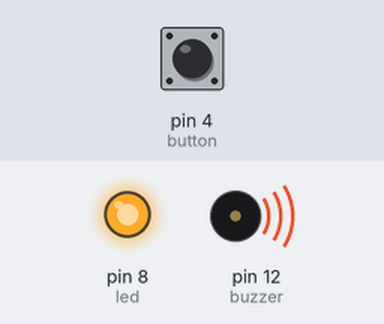
Recording of a sketch running on a simulated Arduino Uno, built with avr-gcc and run on an emulated ATmega328P. On the bench: output pins drawn as LEDs (lit = HIGH), buzzer (waves = sounding, pin HIGH). The inputs (shaded band) are chosen by the test bench; at power-on: pin 4 (button) HIGH.

Above: at 0.3 s.
Timing chart, 0 to 1.8 s (numbered marks = the images above):
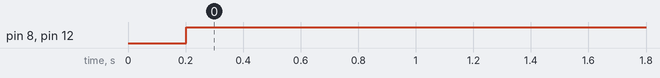

Measured:
- by itself, pin 8 (led), pin 12 (buzzer): LOW → HIGH at 0.20 s

The sketch:

TimedTransition.ino
```cpp
// Wiring code generated from an ArduinoML model
// Application name: "Very Simple Alarm"

void setup(){
  pinMode(4, INPUT);  // button [Sensor]
  pinMode(8, OUTPUT); // led [Actuator]
  pinMode(12, OUTPUT); // buzzer [Actuator]
}

long time = 0; long debounce = 200;

int state_on() {
  digitalWrite(8,HIGH);
  digitalWrite(12,HIGH);
  boolean guard = millis() - time > debounce;
  if(digitalRead(4) == 0 && guard) {
    time = millis();
    return 2;
  } else {
    return 1;
  }
}

int state_off() {
  digitalWrite(8,LOW);
  digitalWrite(12,LOW);
  boolean guard = millis() - time > debounce;
  if(digitalRead(4) == 1 && guard) {
    time = millis();
    return 1;
  } else {
    return 2;
  }
}

int state = 2;
void loop() {
  switch(state) {
    case 1:
      state = state_on();
      break;
    case 2:
      state = state_off();
      break;
    default:
      break;
  }
}
```
